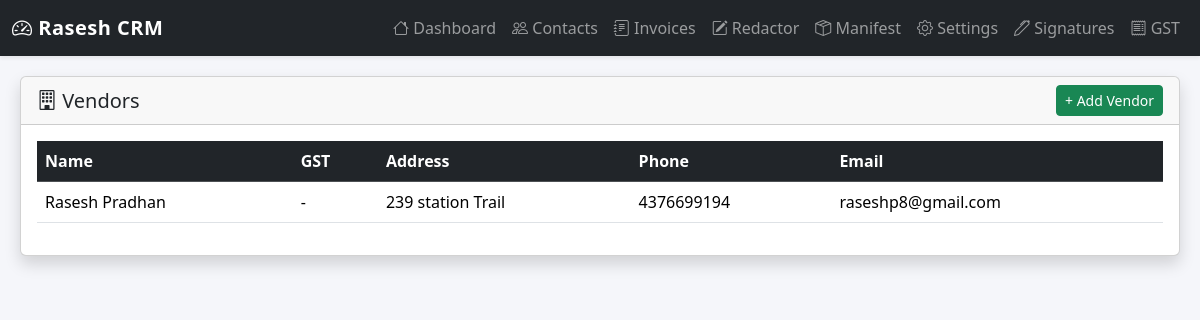
Screenshot of /vendor/ with the database file from the repository.
### tables this page shows
CREATE TABLE vendors (
                id INTEGER PRIMARY KEY AUTOINCREMENT,
                name TEXT,
                gst_number TEXT,
                address TEXT,
                phone TEXT,
                email TEXT
            );

### app/vendor.py (the view)
@vendor_bp.route("/")
def vendor_list():
    with get_conn() as conn:
        rows = conn.execute(
            "SELECT id, name, gst_number, address, phone, email FROM vendors ORDER BY name"
        ).fetchall()
    return render_template("vendor/list.html", vendors=rows)

### app/vendor.py (called while the page is built)
def get_conn():
    db_path = current_app.config["DATABASE"]
    conn = sqlite3.connect(db_path)
    conn.row_factory = sqlite3.Row
    return conn

### templates/vendor/list.html
{% extends 'base.html' %}
{% block content %}
<div class="card shadow">
  <div class="card-header d-flex justify-content-between align-items-center">
    <h5 class="mb-0"><i class="bi bi-building"></i> Vendors</h5>
    <a href="{{ url_for('vendor.vendor_add') }}" class="btn btn-success btn-sm">
      + Add Vendor
    </a>
  </div>
  <div class="card-body">
    <div class="table-responsive">
      <table class="table table-hover align-middle">
        <thead class="table-dark">
          <tr>
            <th>Name</th>
            <th>GST</th>
            <th>Address</th>
            <th>Phone</th>
            <th>Email</th>
          </tr>
        </thead>
        <tbody>
          {% for v in vendors %}
          <tr>
            <td>{{ v[1] }}</td>
            <td>{{ v[2] or '-' }}</td>
            <td>{{ v[3] or '-' }}</td>
            <td>{{ v[4] or '-' }}</td>
            <td>{{ v[5] or '-' }}</td>
          </tr>
          {% endfor %}
        </tbody>
      </table>
    </div>
  </div>
</div>
{% endblock %}

### templates/base.html (style rules this page uses)
body { background-color: #f5f6fa; }

### rows the page displays
vendors: name "Rasesh Pradhan", gst_number "-", address "239 station Trail", phone "4376699194", email "raseshp8@gmail.com"
